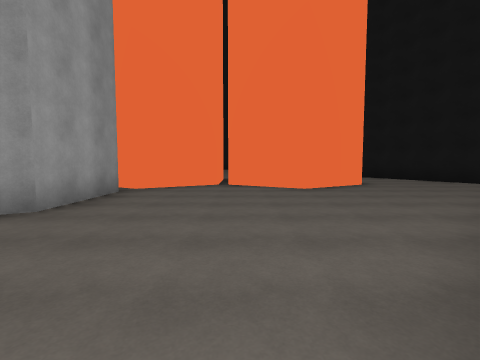
View 1 (above)

20 first-person views from a walk through a Unity game level. The camera is 1.4 m above the floor, tilts 4° down and sees 85° across. The floor is counted in squares, 2 m on a side. Each view is taken from the middle of a square. On the plan, view 1 faces up. The plan holds only what a view shows up to about 9 squares ahead; the rest is blank. The place goes on beyond the plan. Surface patterns are stand-ins for the level's own textures.

View 2
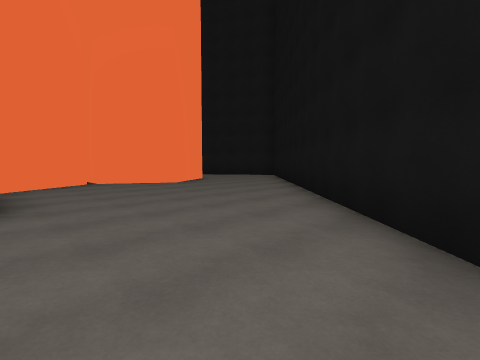

View 3
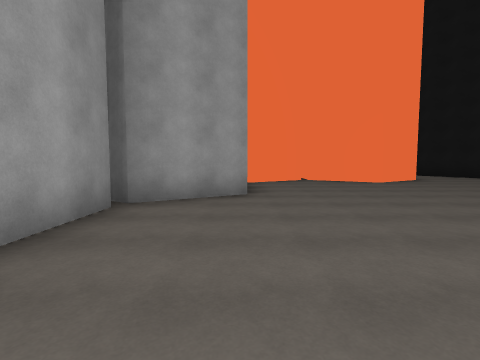

View 4
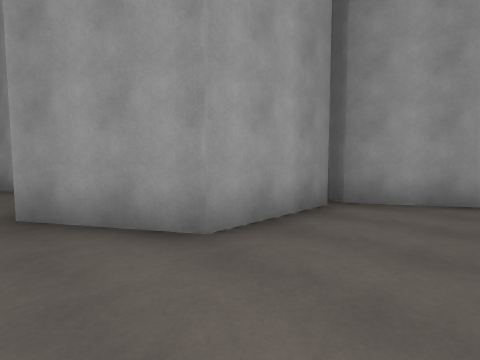

View 5
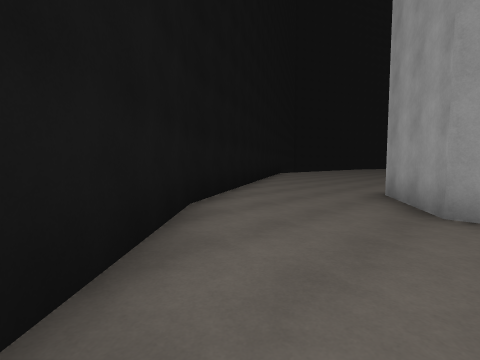

View 6
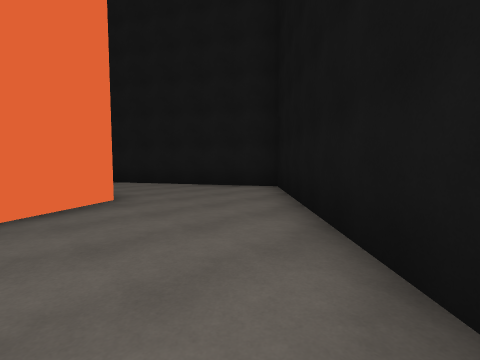

View 7
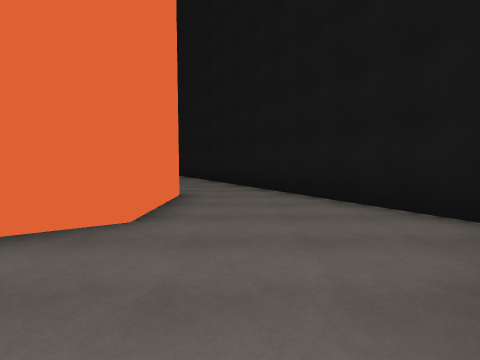

View 8
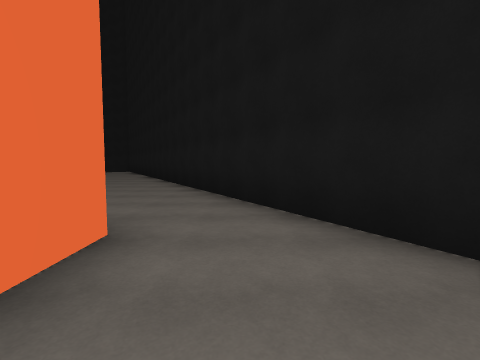

View 9
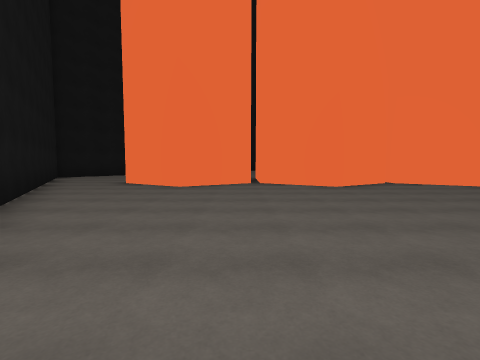

View 10
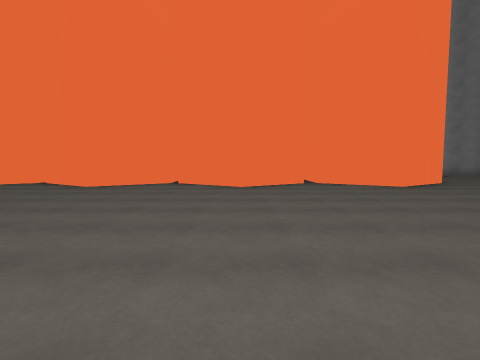

View 11
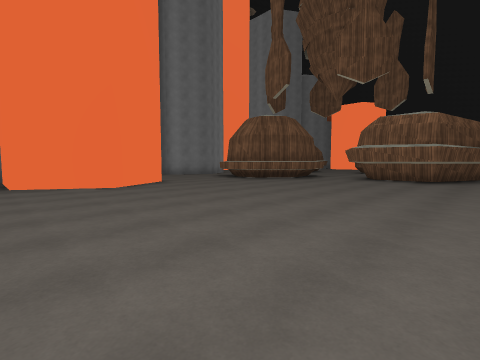

View 12
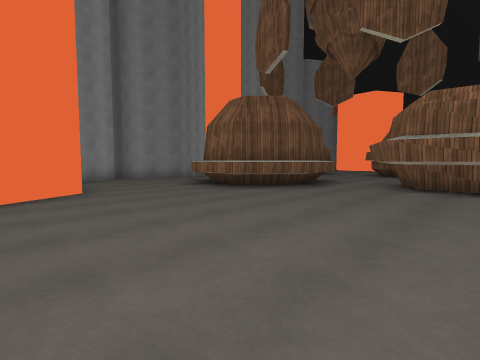

View 13
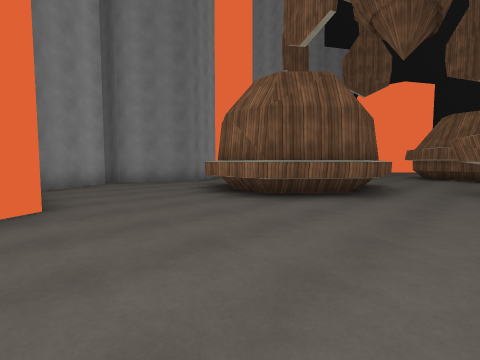

View 14
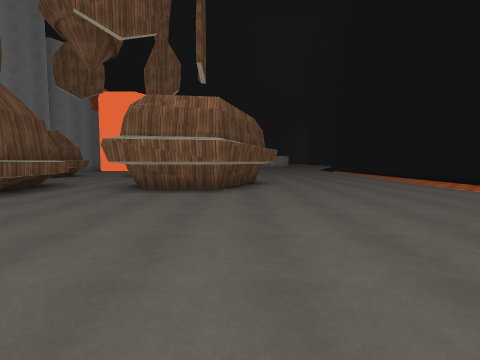

View 15
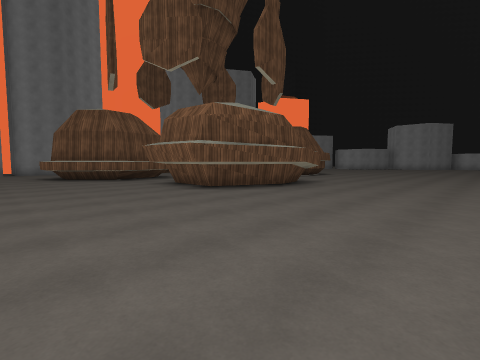

View 16
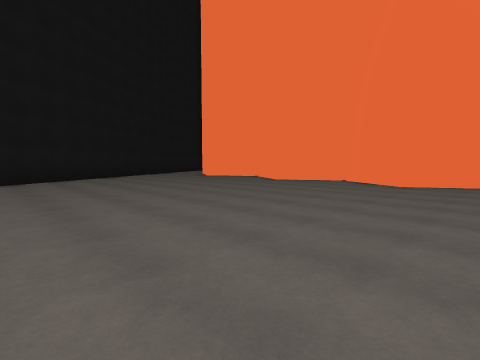

View 17
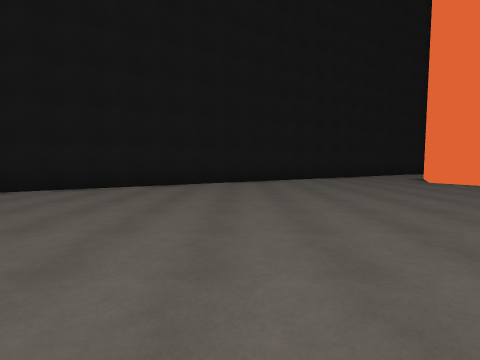

View 18
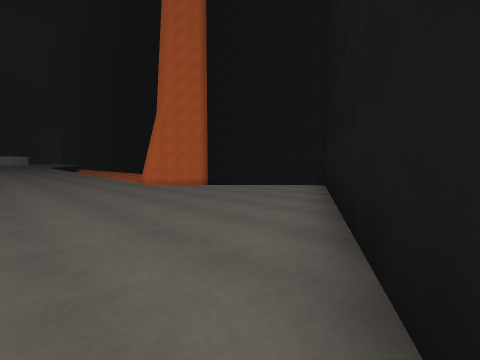

View 19
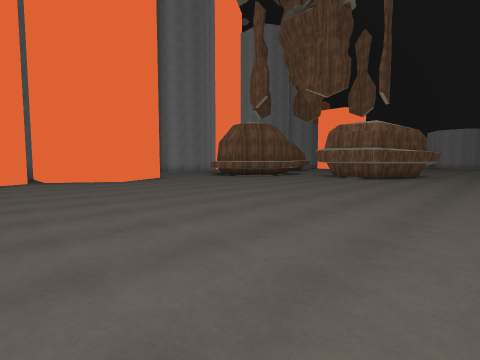

View 20
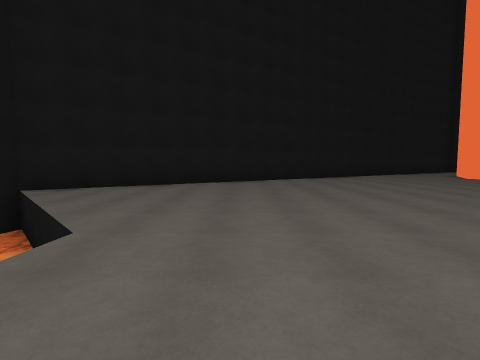

### Floor plan
Points are (right, up) in squares from view 1. A wall is a line through its corners. A room is listed if a view was taken in it or the views show most of it. See-through windows are left out.
Room 1 (views 1, 2, 3, 4, 5, 6, 7, 8)
walls: (-2.8, 6.1) (-2.8, 3.6) (-4.9, 2.4); (-0.5, 8.1) (-2.7, 6.7); (-5, 2.3) (-5, -0.5) (-7.1, -1.8); (3.7, 10.5) (3.7, 8) (1.7, 6.7) (-0.4, 8); (-3.4, -3.5) (8, 7.5) (4.9, 12.9)
ways out: opening at (4, 12) to room 2; opening at (-5, -2.3)
Room 2 (views 9, 10, 11, 12, 13, 14, 15, 16, 17, 18, 19, 20)
walls: (-9.4, 10.4) (-7, 11.8) (-4.8, 10.4); (-13.6, 10.4) (-11.6, 11.7) (-9.5, 10.5); (-17.1, 11.5) (-17.1, 10.2); (-18.7, 13) (-17.2, 11.8); (-4.8, 10.5) (-2.7, 11.7) (-0.6, 10.5); (-21.5, 18.8) (-19.3, 17.5) (-19.3, 15.4) (-20.5, 14.7); (-20.6, 12.7) (-18.9, 13); (-20.8, 12.9) (-18.6, 13.3) (-16.7, 11.8) (-16.7, 10.1); (-22.7, 18.2) (-21.3, 18.6); (-23.2, 18.7) (-21.4, 19.2) (-18.8, 17.7) (-18.8, 15.1) (-20.4, 14.3); (-15.9, 6.1) (-14, 7.2); (-17.7, 6.9) (-16.3, 6.1); (-0.4, 10.5) (1.7, 11.7) (3.7, 10.5); (4.9, 12.9) (-2.3, 25.5)
low walls: (-19.7, 15.5) (-20.4, 15); (-18.9, 13) (-17.2, 11.6) (-17.3, 10.3)
ways out: opening at (4, 12) to room 1; opening at (-20, 14); opening at (-18.5, 8)

Positions as (right, up) in squares from view 1, and headings:
1: (0, 0), facing up
2: (-3, -1), facing up-right
3: (-3, -2), facing up
4: (-3, -2), facing up-left
5: (-1, 0), facing down-left
6: (2, 3), facing up-right
7: (5, 5), facing up
8: (5, 8), facing up
9: (0, 19), facing down
10: (-7, 19), facing down
11: (-9, 19), facing down-left
12: (-12, 17), facing down-left
13: (-13, 15), facing down-left
14: (-13, 18), facing left
15: (-15, 23), facing down-left
16: (-9, 20), facing down-right
17: (-7, 18), facing right
18: (1, 19), facing up-left
19: (-8, 21), facing down-left
20: (-9, 21), facing right
